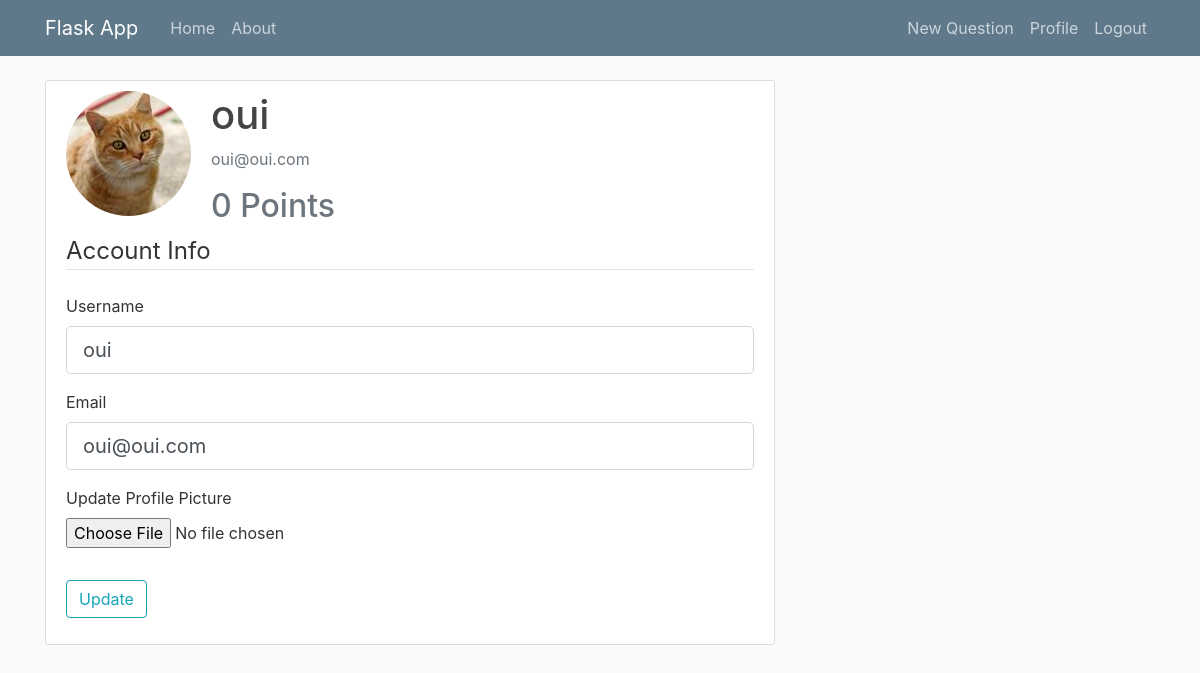
The page /account (signed in) on the database its author committed.
### webapp/models.py (models this page shows, shortened)
class User(db.Model, UserMixin):									#Create a Table named 'user' (in lowercase) inheriting from db.Model
	id = db.Column(db.Integer, primary_key=True)
	username = db.Column(db.String(20), unique=True, nullable=False)
	email = db.Column(db.String(120), unique=True, nullable=False)
	image_file = db.Column(db.String(20), nullable=False, default='default.jpg')
	password = db.Column(db.String(60), nullable=False)
	points = db.Column(db.Integer, nullable=False)
	questions = db.relationship('Questions', backref='author', lazy=True)					#Define the relationship with the post (to make a foreign key in Post table)

### webapp/routes.py (the view)
@app.route('/account', methods=['GET', 'POST'])
@login_required												# login is required to access this page
def account():
	form = UpdateAccountForm()
	if form.validate_on_submit():
		if form.picture.data:     							#if a data is in the picture field
			picture_file = save_picture(form.picture.data) #using the save_picture function coded before to save picture
			current_user.image_file = picture_file        # Save the picture path to the current user image_file column in the database
		current_user.email = form.email.data
		db.session.commit()
		flash('Your account has been updated', 'success')
		return redirect(url_for('account'))
	elif request.method == 'GET':																			#to write current user's informations when we go to the profile page
		form.username.data = current_user.username
		form.email.data = current_user.email
	image_file = url_for('static', filename='profile_pics/' + current_user.image_file) 						# Create a variable containing the profile pic of the user
	return render_template('account.html', title='Account', image_file=image_file, form=form)

### webapp/forms.py (shortened to what this page needs)
class UpdateAccountForm(FlaskForm): #Creating a class inheriting FlaskForm class (it's our form)
	username = StringField('Username', validators=[DataRequired(), Length(min=2, max=20)])	   #We need to instanciate imported classes to create each different fields, the 'Username' variable is the label in the HTML page
	email = StringField('Email', validators=[DataRequired(), Email()])
	picture = FileField('Update Profile Picture', validators=[FileAllowed(['jpg', 'png'])]) 	#picture change field
	submit = SubmitField('Update')

### webapp/models.py (called while the page is built)
@login_manager.user_loader
def load_user(user_id):
	return User.query.get(user_id)

### webapp/templates/account.html (shortened to what this page needs)
{% extends "layout.html" %}
{% block content %}
	<div class="content-section">
	  <div class="media">
	    <img class="rounded-circle account-img" src="{{ image_file }}">
	    <div class="media-body">
	      <h2 class="account-heading">{{ current_user.username }}</h2>
	      <p class="text-secondary">{{ current_user.email }}</p>
	      <h2 class="text-secondary">{{ current_user.points }} Points</h2>
	    </div>
	  </div>
			<form method="POST" action="" enctype="multipart/form-data">
				<fieldset class="form-group">
					<legend class="border-bottom mb-4">Account Info</legend>
					<div class="form-group">
						{{ form.username.label(class="form-control-label") }}
						{% if form.username.errors %}
							{{ form.username(class="form-control form-control-lg is-invalid") }}
							<div class="invalid-feedback">
								{% for error in form.username.errors %}
									<span>{{ error }}</span>
								{% endfor %}
							</div>
						{% else %}
							{{ form.username(class="form-control form-control-lg") }}
						{% endif %}
					</div>
					<div class="form-group">
						{{ form.email.label(class="form-control-label") }}
						{% if form.email.errors %}
							{{ form.email(class="form-control form-control-lg is-invalid") }}
							<div class="invalid-feedback">
								{% for error in form.email.errors %}
									<span>{{ error }}</span>
								{% endfor %}
							</div>
						{% else %}
							{{ form.email(class="form-control form-control-lg") }}
						{% endif %}
					</div>
					<div class="form-group">
						{{ form.picture.label() }}
						{{ form.picture(class="form-control-file") }}
					</div>
				</fieldset>
				<div class="form-group">
					{{ form.submit(class="btn btn-outline-info") }}
				</div>
			</form>
	</div>
{% endblock %}

### webapp/static/main.css (style rules this page uses)
body { background: #fafafa; color: #333333; margin-top: 5rem; }
h1, h2, h3, h4, h5, h6 { color: #444444; }
.content-section { background: #ffffff; padding: 10px 20px; border: 1px solid #dddddd; border-radius: 3px; margin-bottom: 20px; }
.account-img { height: 125px; width: 125px; margin-right: 20px; margin-bottom: 16px; }
.account-heading { font-size: 2.5rem; }

### rows shown on the page
User: username "oui", email "oui@oui.com", points "0"
